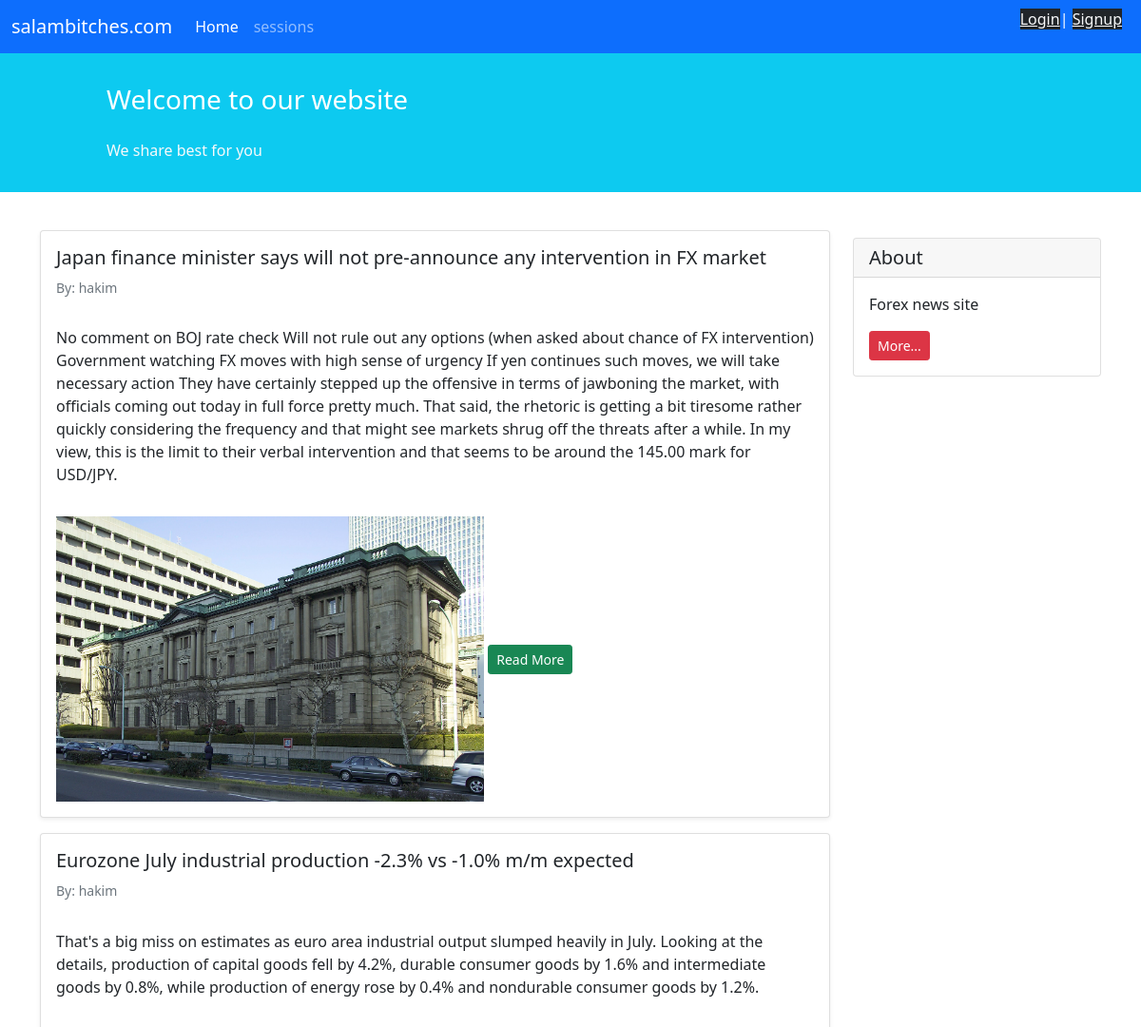
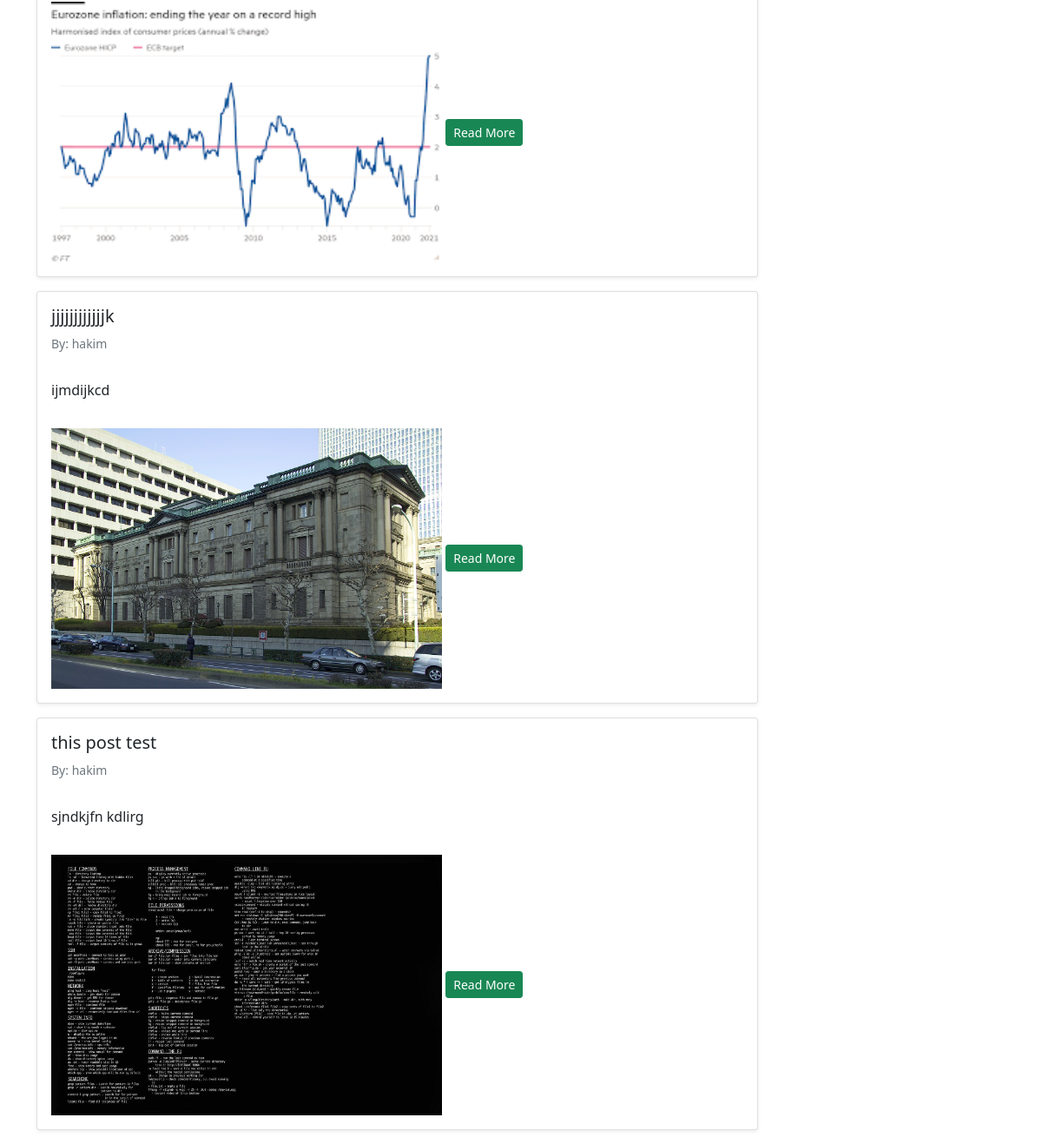
Screenshot of /blog/ with the database file from the repository (2 pictures, top to bottom).
### blog/models.py (models this page shows, shortened)
class Post(models.Model):
    STATUS_CHOICES = (
        ('pub', 'Published'),
        ('drf', 'Draft'),
    )
    user = models.ForeignKey(get_user_model(), on_delete=models.CASCADE , related_name='user')
    title = models.CharField(max_length=100)
    text = models.TextField()
    datetime_created = models.DateTimeField(auto_now_add=True)
    datetime_modified = models.DateTimeField(auto_now=True)
    status = models.CharField(choices=STATUS_CHOICES, max_length=3)
    upload = models.ImageField(upload_to ='upload/' , blank=True)
    session = models.CharField(choices=session, max_length=3)

### accounts/models.py (models this page shows)
class CustomUser(AbstractUser):
    pass

### blog/views.py (the view)
# urls.py: path("", PostList.as_view() , name='post_list'),
class PostList(generic.ListView):
    model = Post
    template_name = 'blog/post_list.html'
    paginate_by = 100  # if pagination is desired
    context_object_name = 'post_list'

### pages/templates/blog/post_list.html (shortened to what this page needs)
{% extends '_base.html' %}
{% block content %}
    <div class="container mt-4">
        <div class="row">
            <div class="col-9">
                {% for post in post_list %}
                    <div class="card shadow-sm my-3">
                        <div class="card-body">
                            <h5 class="card-title">{{ post.title }}</h5>
                            <h6 class="card-subtitle mb-2 text-muted small py-2">By: {{ post.user }}</h6>
                            <p class="card-text py-3">
                                {{ post.text }}
                            </p>
                            {% if post.upload %}
                            <img src="{{ post.upload.url }}" alt="Smiley face" width="450" height="300">
                            {% endif %}
                            <a href="{% url 'post_detail' post.id %}" class="btn btn-sm btn-success">Read More</a>
                        </div>
                    </div>
                {% endfor %}
            </div>
{% endblock content %}

### rows the page displays
Post: title "Japan finance minister says will not pre-announce any intervention in FX market", user "hakim", text "No comment on BOJ rate check Will not rule out any options (when asked about chance of FX intervention) Government watching FX moves with high sense of urgency If yen continues such moves, we will take necessary action They have certainly stepped up the offensive in terms of jawboning the market, with officials coming out today in full force pretty much. That said, the rhetoric is getting a bit tiresome rather quickly considering the frequency and that might see markets shrug off the threats after a while. In my view, this is the limit to their verbal intervention and that seems to be around the 145.00 mark for USD/JPY.", upload (picture)
Post: title "Eurozone July industrial production -2.3% vs -1.0% m/m expected", user "hakim", text "That's a big miss on estimates as euro area industrial output slumped heavily in July. Looking at the details, production of capital goods fell by 4.2%, durable consumer goods by 1.6% and intermediate goods by 0.8%, while production of energy rose by 0.4% and nondurable consumer goods by 1.2%.", upload (picture)
Post: title "jjjjjjjjjjjjk", user "hakim", text "ijmdijkcd", upload (picture)
Post: title "this post test", user "hakim", text "sjndkjfn kdlirg", upload (picture)
